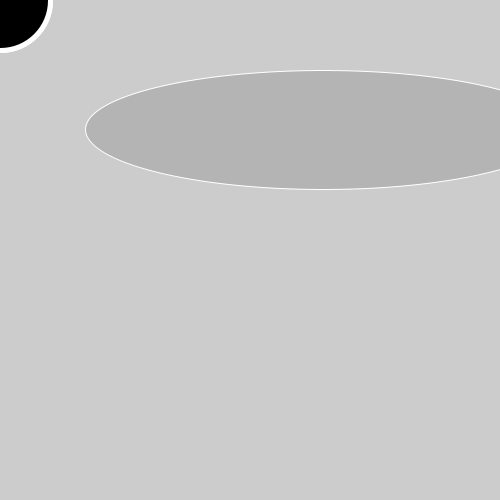
Frame 1 (no input)
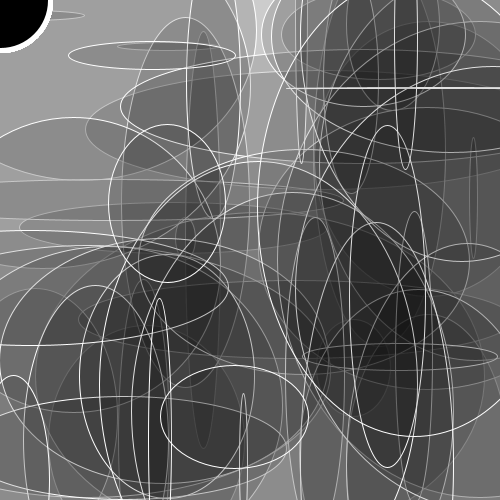
Frame 60 (the mouse pressed at the canvas centre just before this capture)
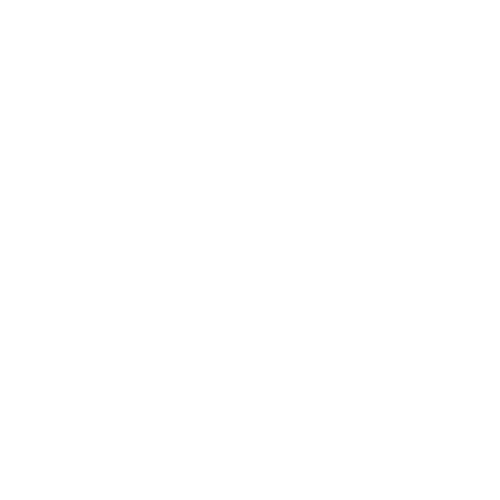
Frame 120 (the mouse held since frame 60 and released just before this capture)

The Processing sketch that drew these frames (run headless with seeded random() and noise(); from frame 60 on, the mouse is pressed at the canvas centre):

// Processing sketch: processing_74403
// ── processing_74403.pde

void setup() {
  size(500, 500);
  smooth();
  frameRate(150);
  noCursor();
}

void draw() {
  if(mousePressed) {
    background(255);
  } 
  else {
    fill(0, 30);
    stroke(255);
    strokeWeight(1);
    ellipse(random(width), random(height), random(width), random(height));
    //strokeWeight(5);
    fill(0, 30);
    stroke(255);
    strokeWeight(5);
    ellipse(mouseX, mouseY, 100, 100);
    fill(0);
    stroke(255);
    strokeWeight(5);
    ellipse(mouseX, mouseY, 100, 100);
  }
}
